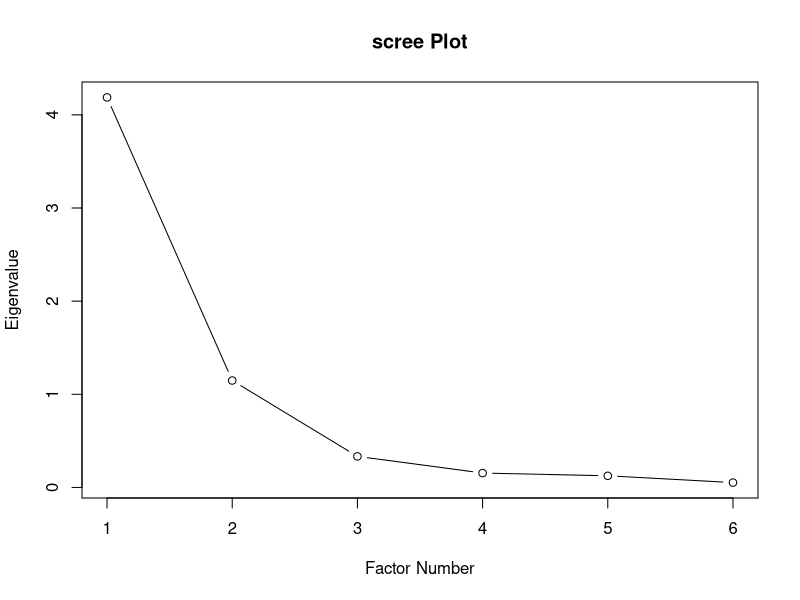

Recreate this plot in R. (Note: this script raises an error after producing the figure.)
data(mtcars)
data_fa<-mtcars[, c("mpg","disp","hp","drat","wt","qsec")]
data_scaled<-scale(data_fa)

cor_matrix<-cor(data_scaled)
print("correlation Matrix:")
print(cor_matrix)

eigen_values<-eigen(cor_matrix)$values
print("Eigenvalues:")
print(eigen_values)

plot(eigen_values, type="b", main="scree Plot", xlab="Factor Number", ylab="Eigenvalue")

fa_result<-factanal(data_scaled, factors=2, rotation="varimax")

print(fa_result)

loadings_matrix<-as.matrix(fa_result$loadings)

communalities <-rowsums(loadings_matrix^2)

specific_variance <-fa_result$uniqueness

fa_table <-cbind(loadings_matrix, Communality=communalities, Specific_Variance=specific_variance)

print("Final Factor Analysis Table:")

print(round(fa_table,3))
